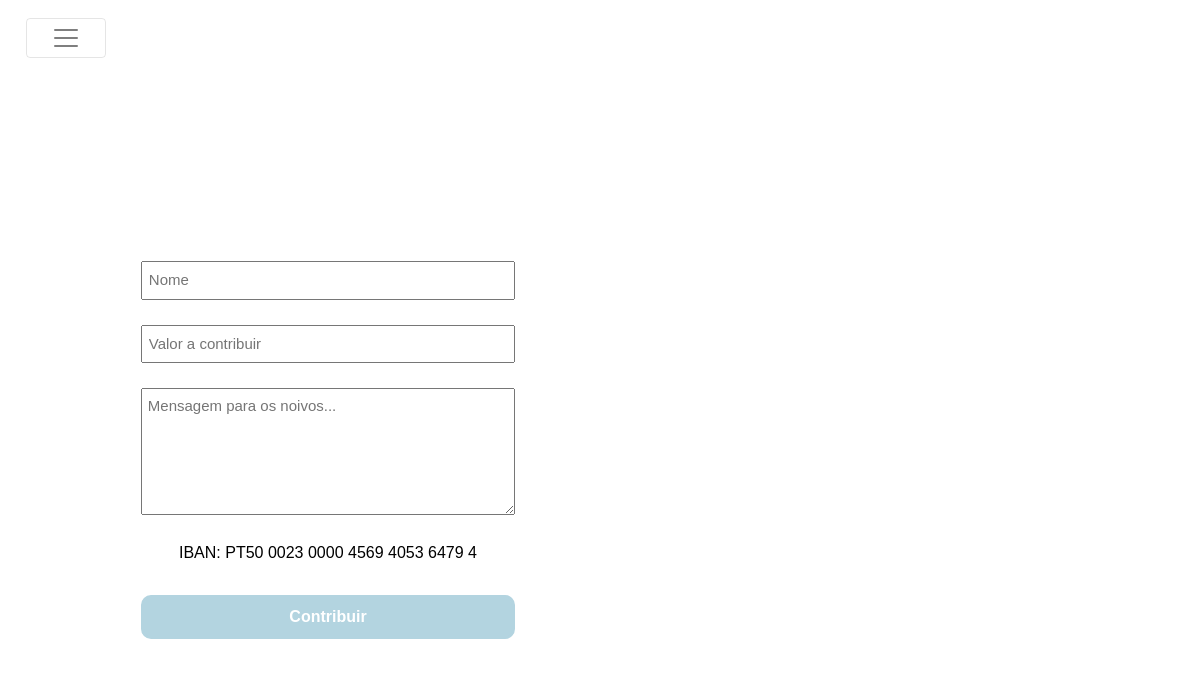
Page /products/product/2 on the earlier database version.
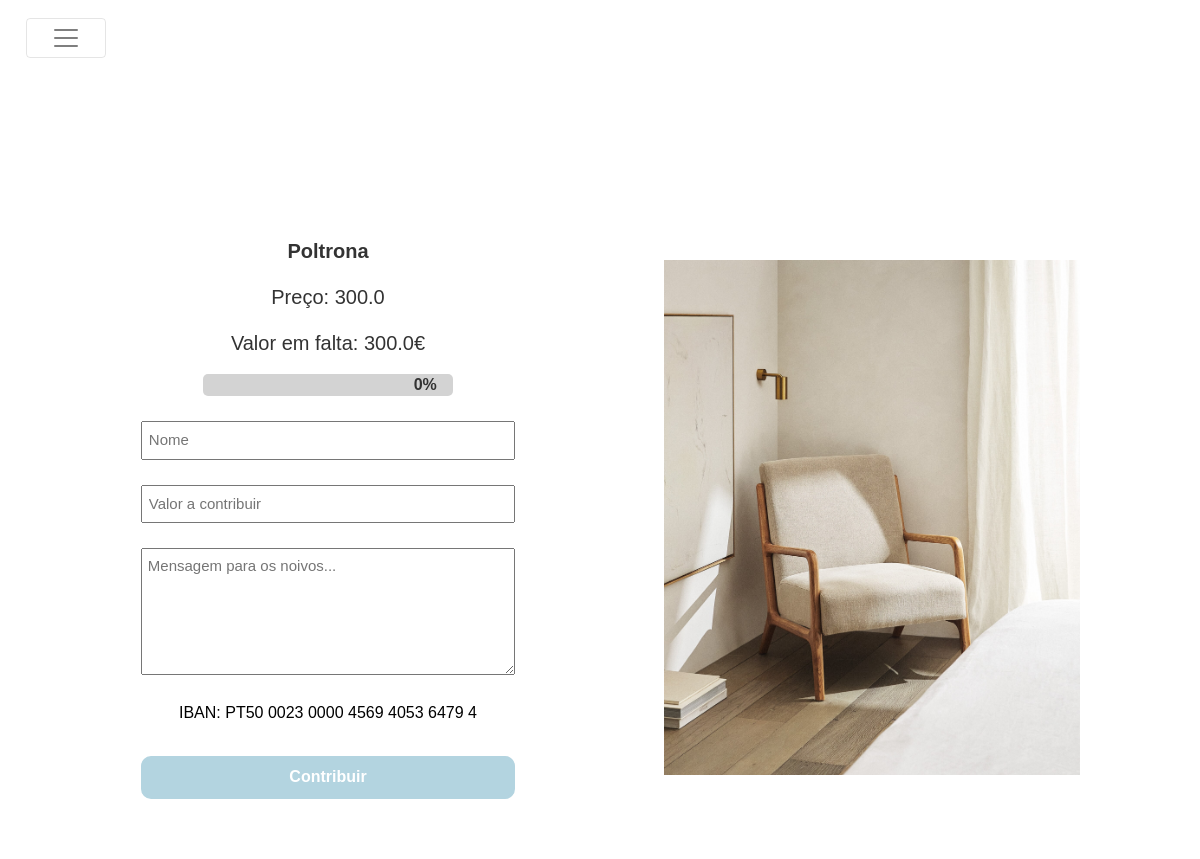
Same page on the later database version.
### margaridaealberto/models/products.py (models this page shows, shortened)
class Product(db.Model ,model.Model,model.Base):
    __tablename__ = 'products'
    __table_args__ = {'extend_existing': True}
    id = Column(Integer, primary_key=True)
    name = Column(String(80), unique=True, nullable=False)
    description = Column(Text)
    price = Column(Float)
    price_paid = Column(Float, default= 0.0)
    store = Column(Text)
    show_price = Column(Boolean, default=True)
    priority = Column(Integer, default=10)
    images = relationship('ProductImage', back_populates="product")
    contributions = relationship('Contribution', back_populates="product")
    def calculate_percentage(self):
        if self.price:
            ratio = (self.price_paid/self.price)
            return ratio * 100 if ratio <=1 else 100
        else:
            return 0.0
    def missing_value(self):
        return self.price - self.price_paid if self.price >= self.price_paid else 0

### margaridaealberto/models/product_images.py (models this page shows)
class ProductImage(db.Model ,model.Model,model.Base):
    __tablename__ = 'product_images'
    __table_args__ = {'extend_existing': True}
    id = Column(Integer, primary_key=True)
    path = Column(Text)
    product_id = Column(Integer, ForeignKey('products.id'))
    product = relationship('Product', back_populates="images")

### margaridaealberto/modules/products.py (the view, shortened to what this page needs)
@bp.route('/product/<product_id>', methods=('GET', 'POST'))
@bp.route('/product/<product_id>/<contribution_id>', methods=('GET', 'POST'))
def product(product_id,contribution_id=None):
    product = Product.query.filter_by(id=product_id).first()
    contribution=None
    if contribution_id:
        contribution = Contribution.query.filter_by(id=contribution_id).first()
    return render_template('products/product.html',product=product,contribution=contribution)

### margaridaealberto/templates/products/product.html (shortened to what this page needs)
{% extends 'layout.html' %}
{% import 'macros/progress_bar.html' as progress_bar with context %}
{% import 'macros/contributions.html' as contributions with context %}
{% block content %}
<div class="product_background"  >
  <div class="product_container_column">
    <div class="preco">
      <p><b>{{product.name}}</b></p>
      {% if product.show_price %}
        <p>Preço: {{product.price}}</p>
        <p>Valor em falta: {{product.missing_value()}}€</p>
        {{progress_bar.progress_bar(product.calculate_percentage()|int)}}
      {% endif %}
    </div>
    {{contributions.contribution_form()}}
  </div>
  <div class="product_container_column">
    {% for image in product.images %}
      <div class="mySlides">
        <img src="{{url_for('static',filename=image.path)}}" style="width:100%">
      </div>
    {% endfor %}
  </div>
</div>
{% endblock %}

Differences in the rows shown:
added Product: name "Poltrona", price "300.0", missing_value "300.0", progress_bar "0%"
added ProductImage: path (picture)
Other differences:
text now shown: "Preço: Valor em falta: €"
